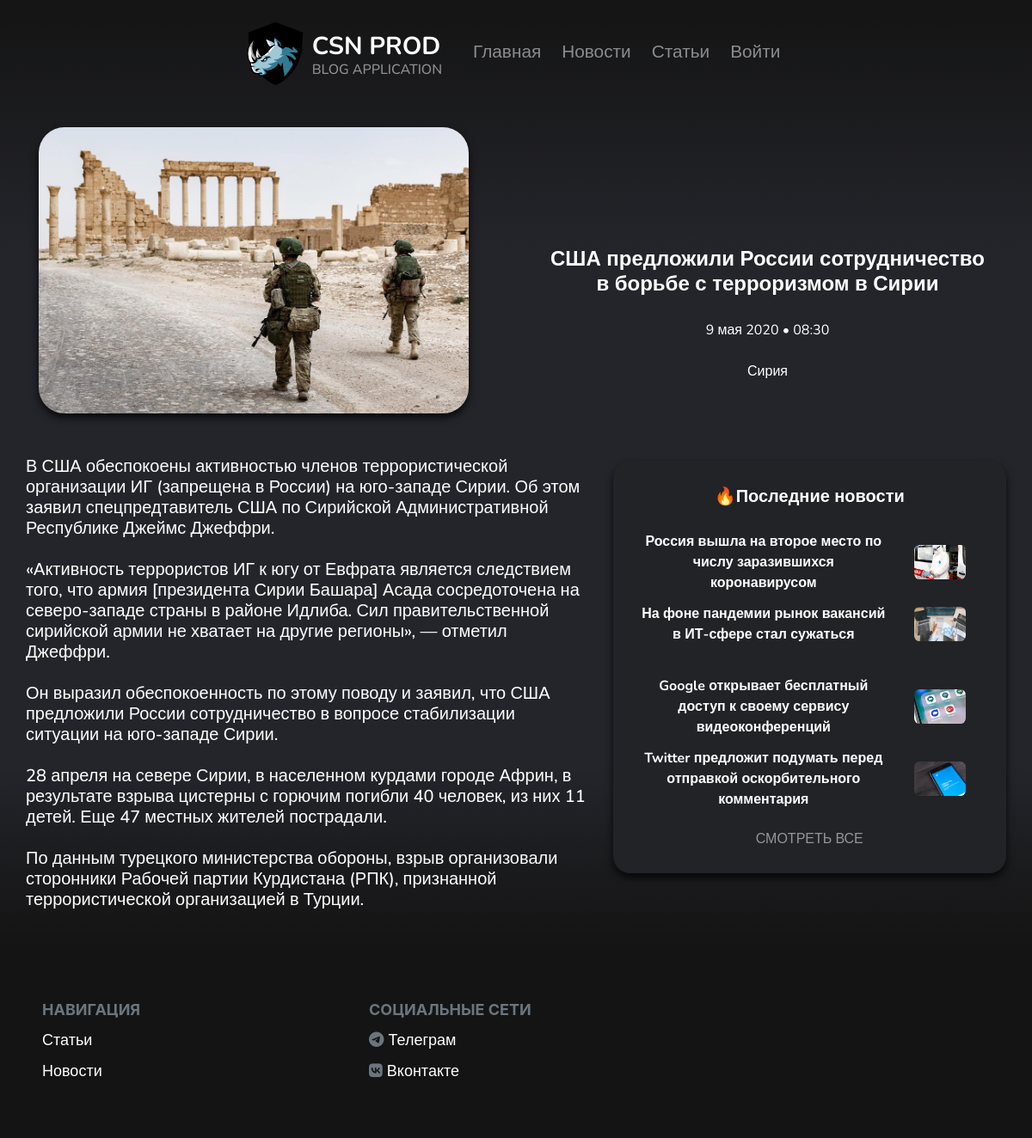
Screenshot of /news/12 with the database file from the repository.
### news/models.py (models this page shows, shortened)
class News(models.Model):
    title = models.CharField(max_length=128)
    text = models.TextField()
    image = models.ImageField(upload_to='media/news')
    category = models.ForeignKey(CategoryNews, blank=True, null=True, on_delete=models.CASCADE)
    author = models.ForeignKey(User, default=1, on_delete=models.CASCADE)
    publication_date = models.DateTimeField(auto_now_add=True)
    on_main = models.BooleanField(default=False)
    img_to_slider = models.BooleanField(default=False)
    is_active = models.BooleanField(default=True)
    def __str__(self):
        return f'{self.title}'
    class Meta:
        verbose_name = 'Новости'
        verbose_name_plural = 'Новости'

class CategoryNews(models.Model):
    name = models.CharField(max_length=64)
    is_active = models.BooleanField(default=True)
    class Meta:
        verbose_name = 'Категория новостей'
        verbose_name_plural = 'Категории новостей'

### news/views.py (the view)
# urls.py: path('<int:pk>', views.NewsDetailView.as_view(), name='news-detail'),
class NewsDetailView(DetailView):
    model = News
    template_name = 'news/news_detail.html'
    def get_context_data(self, **kwargs):
        ctx = super(NewsDetailView, self).get_context_data(**kwargs)
        ctx['title'] = News.objects.filter(pk=self.kwargs['pk']).first()
        ctx['news'] = News.objects.order_by('-id')[0:4]
        return ctx

### templates/news/news_detail.html
{% extends 'main.html' %}
{% block main %}
  <div class="container" id="body_st">
    <div class="row">
      <div class="col-6 img-content wow fadeInLeft" data-wow-delay="1s">
        <img src="{{ object.image.url }}" alt="" id="img_st">
      </div>
      <div class="col-6 title-content">
        <div class="info-content wow fadeIn" data-wow-delay="1s">
          <h4><strong>{{ object.title }}</strong></h4>
          <p>{{ object.publication_date|date:'j E Y • H:i' }}<br><br>
            <a href="#">{{ object.category.name }}</a></p>
        </div>
      </div>
      <div class="row">
        <div class="col-7 text-content wow fadeIn" data-wow-delay="1s">
          <h5>{{ object.text|safe }}</h5>
        </div>
        <div class="col-5 top-container">
          <div class="top-content wow fadeInRight" data-wow-delay="1s">
            <h5>&#128293;<strong>Последние новости</strong></h5>
            {% for post in news %}
              <div class="records-to-top">
                <div class="row">
                  <div class="col-9 title-top-content">
                    <a href="{% url 'news-detail' post.id %}"><p>
                      <strong>{{ post.title|striptags|truncatechars:80 }}</strong></p>
                    </a>
                  </div>
                  <div class="col-3" id="img_block">
                    <img src="{{ post.image.url }}" alt="" id="img_top">
                  </div>
                </div>
              </div>
            {% endfor %}
            <div class="button-st">
              <a href="{% url 'st-home' %}">СМОТРЕТЬ ВСЕ</a>
            </div>
          </div>
        </div>
      </div>
    </div>
  </div>
{% endblock %}

### static/css/main.css (style rules this page uses)
a { text-decoration: none; color: gray; }
#post h3, h4 { color: white; text-align: center; padding: 20px; font-family: 'Nunito', sans-serif; }
#body_st { color: white; font-family: 'Nunito', sans-serif; }
#img_st { max-width: 500px; max-height: 500px; border-radius: 30px; box-shadow: 0 5px 10px 0 rgba(0, 0, 0, 0.75); }
#img_top { height: 40px; width: auto; max-width: 60px; border-radius: 0.4rem; margin: 20px 0 20px 0; padding: 0; }
.title-top-content { height: auto; padding: 20px 5px; text-align: center; }
.title-top-content p { margin-bottom: 0; }
.records-to-top { height: 84px; padding-left: 30px; padding-right: 30px; }
.text-content { text-align: left; text-shadow: 2px 2px 5px rgba(0, 0, 0, 0); padding: 30px; }
.img-content { position: relative; padding: 20px; }
.title-content { position: relative; padding: 30px; text-align: center; }
.title-content .info-content { position: absolute; text-shadow: 2px 2px 5px rgba(0, 0, 0, 0); top: 40%; margin-top: -0.625em; }
.info-content a { padding: 3px 8px; color: white; outline: none; text-decoration: none; font-family: 'Nunito', sans-serif; }
.top-container { padding: 35px 30px; }
.top-content h5 { text-align: center; }
.top-content h5 { padding-top: 30px; }
.top-content { background: #212327; border-radius: 20px; width: auto; height: 480px; box-shadow: 0 5px 10px 0 rgba(0, 0, 0, 0.75); font-family: 'Nunito', sans-serif; }
.button-st a { color: rgba(255, 255, 255, 0.52); outline: none; text-decoration: none; text-align: center; font-family: 'Nunito', sans-serif; }
.button-st { text-align: center; margin: 30px; }
.title-top-content a { width: 100px; color: white; outline: none; text-decoration: none; }
#img_block { margin: auto; }

### rows the page displays
News: image (picture), title "США предложили России сотрудничество в борьбе с терроризмом в Сирии", publication_date "9 мая 2020 • 08:30", category.name "Сирия", text "В США обеспокоены активностью членов террористической организации ИГ (запрещена в России) на юго-западе Сирии. Об этом заявил спецпредтавитель США по Сирийской Административной Республике Джеймс Джеффри. «Активность террористов ИГ к югу от Евфрата является следствием того, что армия [президента Сирии Башара] Асада сосредоточена на северо-западе страны в районе Идлиба. Сил правительственной сирийской армии не хватает на другие регионы», — отметил Джеффри. Он выразил обеспокоенность по этому поводу и заявил, что США предложили России сотрудничество в вопросе стабилизации ситуации на юго-западе Сирии. 28 апреля на севере Сирии, в населенном курдами городе Африн, в результате взрыва цистерны с…"
News: title "Россия вышла на второе место по числу заразившихся коронавирусом", image (picture)
News: title "На фоне пандемии рынок вакансий в ИТ-сфере стал сужаться", image (picture)
News: title "Google открывает бесплатный доступ к своему сервису видеоконференций", image (picture)
News: title "Twitter предложит подумать перед отправкой оскорбительного комментария", image (picture)
